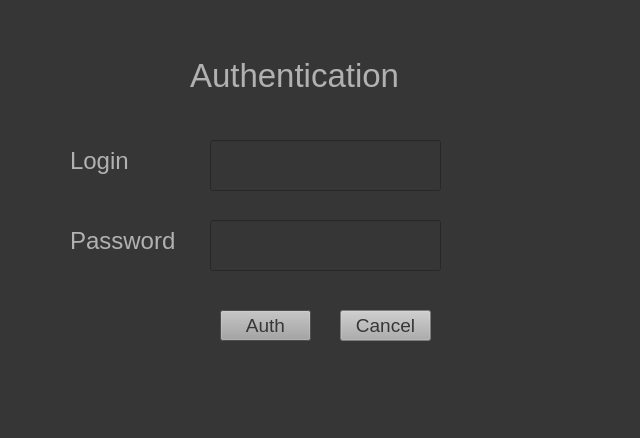
<?xml version="1.0" encoding="UTF-8"?>
<ui version="4.0">
 <class>Dialog</class>
 <widget class="QDialog" name="Dialog">
  <property name="geometry">
   <rect>
    <x>0</x>
    <y>0</y>
    <width>640</width>
    <height>438</height>
   </rect>
  </property>
  <property name="windowTitle">
   <string>Dialog</string>
  </property>
  <property name="styleSheet">
   <string notr="true">background:rgb(54, 54, 54);color: rgb(177, 177, 177);
alternate-background-color: rgb(97, 97, 97);
selection-background-color: rgb(97, 97, 97);</string>
  </property>
  <widget class="QLabel" name="label">
   <property name="geometry">
    <rect>
     <x>190</x>
     <y>50</y>
     <width>281</width>
     <height>51</height>
    </rect>
   </property>
   <property name="styleSheet">
    <string notr="true">color: rgb(177, 177, 177); font-size:25pt;</string>
   </property>
   <property name="text">
    <string>Authentication</string>
   </property>
  </widget>
  <widget class="QLabel" name="label_2">
   <property name="geometry">
    <rect>
     <x>70</x>
     <y>140</y>
     <width>81</width>
     <height>41</height>
    </rect>
   </property>
   <property name="styleSheet">
    <string notr="true">color: rgb(177, 177, 177); font-size:18pt;</string>
   </property>
   <property name="text">
    <string>Login</string>
   </property>
  </widget>
  <widget class="QLabel" name="label_3">
   <property name="geometry">
    <rect>
     <x>70</x>
     <y>220</y>
     <width>131</width>
     <height>41</height>
    </rect>
   </property>
   <property name="styleSheet">
    <string notr="true">color: rgb(177, 177, 177); font-size:18pt;</string>
   </property>
   <property name="text">
    <string>Password</string>
   </property>
  </widget>
  <widget class="QLineEdit" name="login">
   <property name="geometry">
    <rect>
     <x>210</x>
     <y>140</y>
     <width>231</width>
     <height>51</height>
    </rect>
   </property>
   <property name="styleSheet">
    <string notr="true">color: rgb(173, 173, 173); font-size: 17pt;</string>
   </property>
  </widget>
  <widget class="QLineEdit" name="password">
   <property name="geometry">
    <rect>
     <x>210</x>
     <y>220</y>
     <width>231</width>
     <height>51</height>
    </rect>
   </property>
   <property name="styleSheet">
    <string notr="true">color: rgb(173, 173, 173); font-size: 17pt;</string>
   </property>
   <property name="inputMethodHints">
    <set>Qt::ImhHiddenText</set>
   </property>
  </widget>
  <widget class="QPushButton" name="auth_button">
   <property name="geometry">
    <rect>
     <x>220</x>
     <y>310</y>
     <width>91</width>
     <height>31</height>
    </rect>
   </property>
   <property name="styleSheet">
    <string notr="true">background-color: rgb(173, 173, 173); font-size: 14pt;color:rgb(54, 54, 54)</string>
   </property>
   <property name="text">
    <string>Auth</string>
   </property>
  </widget>
  <widget class="QPushButton" name="cancel_button">
   <property name="geometry">
    <rect>
     <x>340</x>
     <y>310</y>
     <width>91</width>
     <height>31</height>
    </rect>
   </property>
   <property name="styleSheet">
    <string notr="true">background-color: rgb(173, 173, 173); font-size: 14pt;color:rgb(54, 54, 54)</string>
   </property>
   <property name="text">
    <string>Cancel</string>
   </property>
  </widget>
 </widget>
 <resources/>
 <connections/>
</ui>
